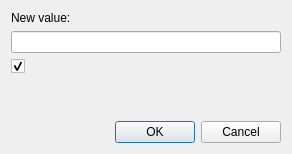
<?xml version="1.0" encoding="UTF-8"?>
<ui version="4.0">
 <class>SolarusEditor::InputDialogWithCheckBox</class>
 <widget class="QDialog" name="SolarusEditor::InputDialogWithCheckBox">
  <property name="geometry">
   <rect>
    <x>0</x>
    <y>0</y>
    <width>292</width>
    <height>154</height>
   </rect>
  </property>
  <layout class="QVBoxLayout" name="verticalLayout_3">
   <item>
    <layout class="QVBoxLayout" name="vertical_layout_2">
     <property name="leftMargin">
      <number>0</number>
     </property>
     <property name="topMargin">
      <number>0</number>
     </property>
     <property name="rightMargin">
      <number>0</number>
     </property>
     <property name="bottomMargin">
      <number>0</number>
     </property>
     <item>
      <layout class="QVBoxLayout" name="vertical_layout">
       <property name="leftMargin">
        <number>0</number>
       </property>
       <property name="topMargin">
        <number>0</number>
       </property>
       <property name="rightMargin">
        <number>0</number>
       </property>
       <property name="bottomMargin">
        <number>0</number>
       </property>
       <item>
        <widget class="QLabel" name="value_label">
         <property name="text">
          <string>New value:</string>
         </property>
        </widget>
       </item>
       <item>
        <widget class="QLineEdit" name="value_field"/>
       </item>
       <item>
        <widget class="QCheckBox" name="check_box">
         <property name="text">
          <string/>
         </property>
         <property name="checked">
          <bool>true</bool>
         </property>
        </widget>
       </item>
      </layout>
     </item>
     <item>
      <spacer name="verticalSpacer">
       <property name="orientation">
        <enum>Qt::Orientation::Vertical</enum>
       </property>
       <property name="sizeHint" stdset="0">
        <size>
         <width>0</width>
         <height>0</height>
        </size>
       </property>
      </spacer>
     </item>
     <item>
      <widget class="QDialogButtonBox" name="button_box">
       <property name="orientation">
        <enum>Qt::Orientation::Horizontal</enum>
       </property>
       <property name="standardButtons">
        <set>QDialogButtonBox::StandardButton::Cancel|QDialogButtonBox::StandardButton::Ok</set>
       </property>
      </widget>
     </item>
    </layout>
   </item>
  </layout>
 </widget>
 <resources/>
 <connections>
  <connection>
   <sender>button_box</sender>
   <signal>accepted()</signal>
   <receiver>SolarusEditor::InputDialogWithCheckBox</receiver>
   <slot>accept()</slot>
   <hints>
    <hint type="sourcelabel">
     <x>248</x>
     <y>254</y>
    </hint>
    <hint type="destinationlabel">
     <x>157</x>
     <y>274</y>
    </hint>
   </hints>
  </connection>
  <connection>
   <sender>button_box</sender>
   <signal>rejected()</signal>
   <receiver>SolarusEditor::InputDialogWithCheckBox</receiver>
   <slot>reject()</slot>
   <hints>
    <hint type="sourcelabel">
     <x>316</x>
     <y>260</y>
    </hint>
    <hint type="destinationlabel">
     <x>286</x>
     <y>274</y>
    </hint>
   </hints>
  </connection>
 </connections>
</ui>
